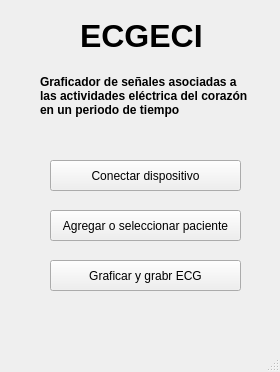
<?xml version="1.0" encoding="UTF-8"?>
<ui version="4.0">
 <class>MainWindow</class>
 <widget class="QMainWindow" name="MainWindow">
  <property name="geometry">
   <rect>
    <x>0</x>
    <y>0</y>
    <width>280</width>
    <height>372</height>
   </rect>
  </property>
  <property name="windowTitle">
   <string>ECGECI</string>
  </property>
  <widget class="QWidget" name="centralwidget">
   <widget class="QLabel" name="label">
    <property name="geometry">
     <rect>
      <x>40</x>
      <y>40</y>
      <width>211</width>
      <height>111</height>
     </rect>
    </property>
    <property name="font">
     <font>
      <weight>75</weight>
      <italic>false</italic>
      <bold>true</bold>
      <kerning>true</kerning>
     </font>
    </property>
    <property name="text">
     <string>Graficador de señales asociadas a las actividades eléctrica del corazón en un periodo de tiempo</string>
    </property>
    <property name="wordWrap">
     <bool>true</bool>
    </property>
   </widget>
   <widget class="QLabel" name="label_2">
    <property name="geometry">
     <rect>
      <x>80</x>
      <y>10</y>
      <width>131</width>
      <height>51</height>
     </rect>
    </property>
    <property name="font">
     <font>
      <pointsize>24</pointsize>
      <weight>75</weight>
      <bold>true</bold>
     </font>
    </property>
    <property name="text">
     <string>ECGECI</string>
    </property>
   </widget>
   <widget class="QPushButton" name="pushButton">
    <property name="geometry">
     <rect>
      <x>50</x>
      <y>160</y>
      <width>191</width>
      <height>31</height>
     </rect>
    </property>
    <property name="text">
     <string>Conectar dispositivo</string>
    </property>
   </widget>
   <widget class="QPushButton" name="pushButton_2">
    <property name="geometry">
     <rect>
      <x>50</x>
      <y>210</y>
      <width>191</width>
      <height>31</height>
     </rect>
    </property>
    <property name="text">
     <string>Agregar o seleccionar paciente</string>
    </property>
   </widget>
   <widget class="QPushButton" name="pushButton_3">
    <property name="geometry">
     <rect>
      <x>50</x>
      <y>260</y>
      <width>191</width>
      <height>31</height>
     </rect>
    </property>
    <property name="text">
     <string>Graficar y grabr ECG</string>
    </property>
   </widget>
  </widget>
  <widget class="QMenuBar" name="menubar">
   <property name="geometry">
    <rect>
     <x>0</x>
     <y>0</y>
     <width>280</width>
     <height>27</height>
    </rect>
   </property>
  </widget>
  <widget class="QStatusBar" name="statusbar"/>
 </widget>
 <resources/>
 <connections/>
</ui>
